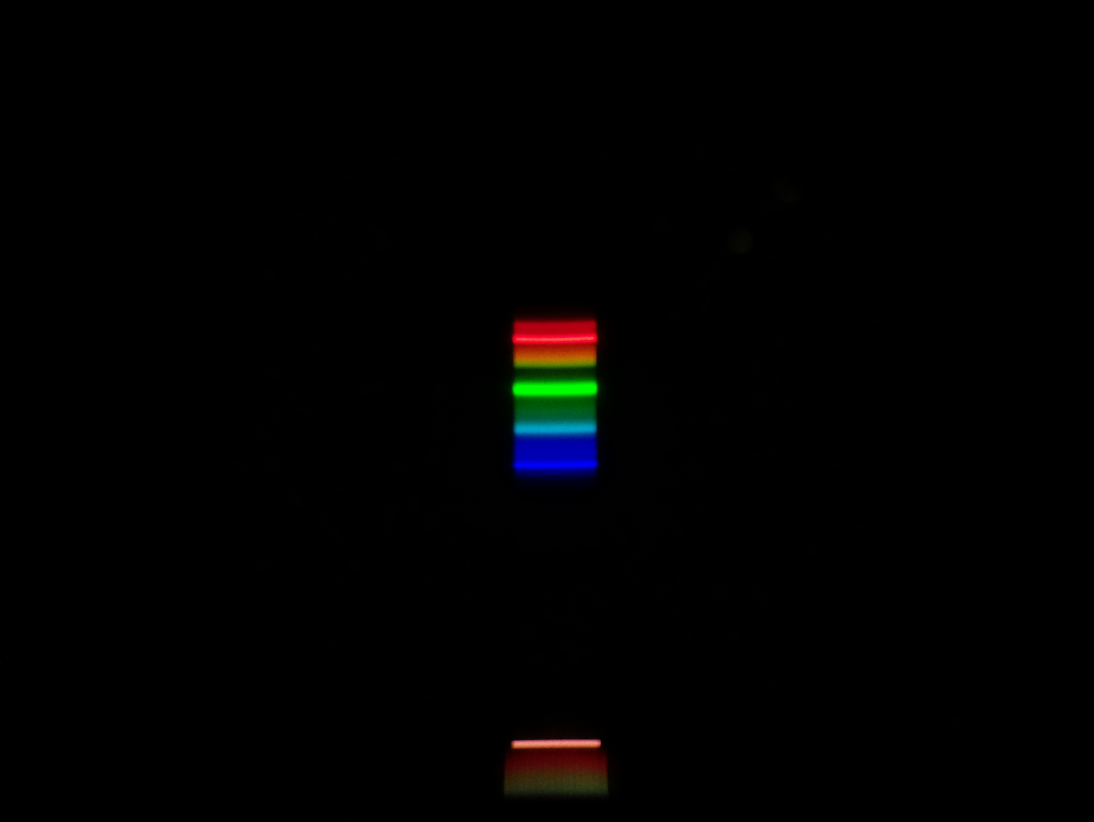
#> input picture Data/mercury_white.jpg, 3280 x 2464 px, found by its file name (shown at 1/3 size)
$ python lightProcessing.py
#> lines starting #> are read from the running program, lines starting #| are printed output that depends on the picture
### lightFunctions.py
import numpy as np
import matplotlib.pyplot as plt
import imageio
from cycler import cycler

def readIntensity(photoName, plotName, lamp, surface):
#> called with photoName = 'mercury_white.jpg', plotName = 'white-mercury', lamp = 'ртутная лампа', surface = 'белый лист'
    photo = imageio.imread(photoName)
#> photo is the input picture: shape (2464, 3280, 3); mean R, G, B 1.3, 1.3, 1.2
    background = photo[900:1500, 1500:1800].swapaxes(0, 1)
    background = background[:, ::-1, :]

    cut = photo[900:1500, 1500:1800].swapaxes(0, 1)
    cut = cut[:, ::-1, :]
    rgb = np.mean(cut, axis=(0))
#> rgb = 600 rows, first 8: [0, 0.36, 1.4], [0, 0.36, 1.4], [0, 0.34, 1.42], [0, 0.34, 1.42], [0.00333, 0.417, 1.36], [0, 0.423, 1.37], [0, 0.393, 1.45], [0, 0.347, 1.4]

    if photoName == "mercury_white.jpg":
        file = open("mean.txt", "w")
        file.write(str(np.argmax(rgb[:, 0])) + "\n")
        file.write(str(np.argmax(rgb[:, 1])) + "\n")
        file.write(str(np.argmax(rgb[:, 2])))
    luma = 0.2989 * rgb[:, 0] + 0.5866 * rgb[:, 1] + 0.1144 * rgb[:, 2]
#> luma = 600 values, max 128.3 at index 335, min 0.338 at index 11, mean 42.19

    plt.rc('axes', prop_cycle=(cycler('color', ['r', 'g', 'b'])))

    fig = plt.figure(figsize=(10, 5), dpi=100)

    plt.title('Интенсивность отражённого излучения\n' + '{} / {}'.format(lamp, surface))
    plt.xlabel('Относительный номер пикселя')
    plt.ylabel('Яркость')

    plt.plot(rgb, label=['r', 'g', 'b'])
    plt.plot(luma, 'w', label='I')
    plt.legend()

    plt.imshow(background, origin='lower')


    plt.savefig(plotName)
    plt.show()
    return luma

### lightProcessing.py
import lightFunctions as j
import matplotlib.pyplot as plt
import numpy as np

luma_white_mercury = j.readIntensity("mercury_white.jpg", "white-mercury", "ртутная лампа", "белый лист")
#> luma_white_mercury has the same summary as luma in readIntensity
luma_blue_tungsten = j.readIntensity("glow_lamp_blue.jpg", "blue-tungsten", "лампа накаливания", "синий лист")
#> call 2 of readIntensity, with photoName = 'glow_lamp_blue.jpg', plotName = 'blue-tungsten', lamp = 'лампа накаливания', surface = 'синий лист'
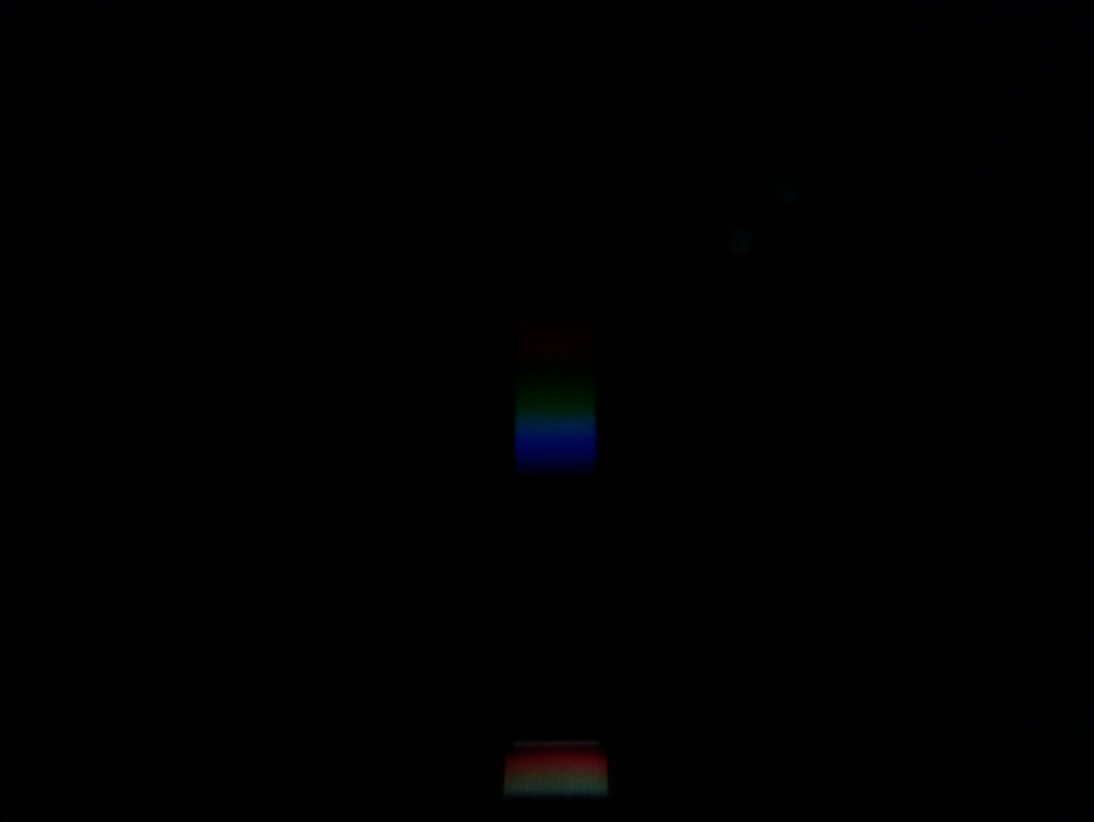
#> input picture Data/glow_lamp_blue.jpg, 3280 x 2464 px, found by its file name (shown at 1/3 size)
#> in readIntensity, photo is the input picture: shape (2464, 3280, 3); mean R, G, B 0.3, 0.9, 0.5
#> in readIntensity (call 2), `rgb = np.mean(cut, axis=(0))`: rgb = 600 rows, first 8: [0, 1, 0], [0, 1, 0], [0, 1, 0], [0, 1, 0.00333], [0, 1.01, 0.0133], [0, 1.01, 0.01], [0, 1.01, 0.00667], [0, 1.01, 0.01]
#> in readIntensity (call 2), `luma = 0.2989 * rgb[:, 0] + 0.5866 * rgb[:, 1] + 0.1144 * rgb[:, 2]`: luma = 600 values, max 20.22 at index 219, min 0.0876 at index 571, mean 5.83
#> luma_blue_tungsten has the same summary as luma in readIntensity
luma_green_tungsten = j.readIntensity("glow_lamp_green.jpg", "green-tungsten", "лампа накаливания", "зеленый лист")
#> call 3 of readIntensity, with photoName = 'glow_lamp_green.jpg', plotName = 'green-tungsten', lamp = 'лампа накаливания', surface = 'зеленый лист'
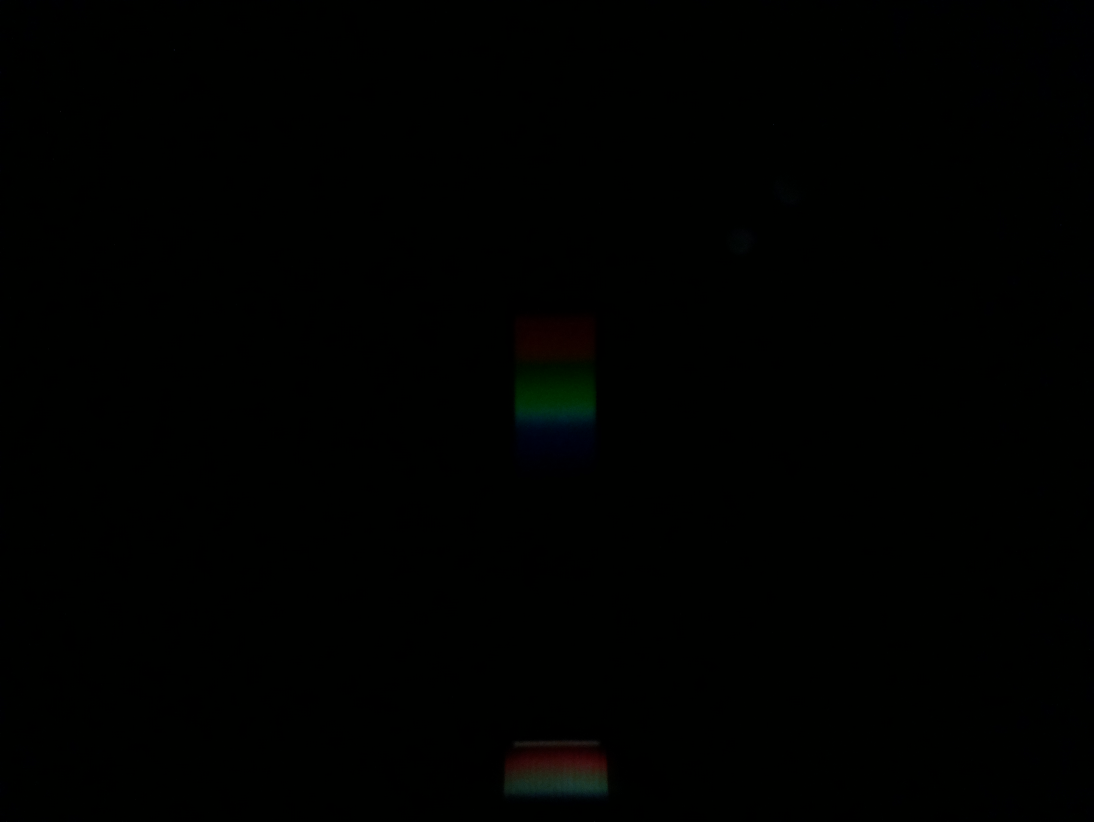
#> input picture Data/glow_lamp_green.jpg, 3280 x 2464 px, found by its file name (shown at 1/3 size)
#> in readIntensity, photo is the input picture: shape (2464, 3280, 3); mean R, G, B 0.3, 1.3, 0.3
#> in readIntensity (call 3), `rgb = np.mean(cut, axis=(0))`: rgb = 600 rows, first 8: [0, 1.01, 0.00667], [0, 1, 0], [0, 0.96, 0], [0, 0.96, 0], [0, 0.967, 0], [0, 0.967, 0], [0, 0.953, 0], [0, 0.957, 0]
#> in readIntensity (call 3), `luma = 0.2989 * rgb[:, 0] + 0.5866 * rgb[:, 1] + 0.1144 * rgb[:, 2]`: luma = 600 values, max 23.46 at index 272, min 0.0391 at index 584, mean 6.48
#> luma_green_tungsten has the same summary as luma in readIntensity
luma_red_tungsten = j.readIntensity("glow_lamp_red.jpg", "red-tungsten", "лампа накаливания", "красный лист")
#> call 4 of readIntensity, with photoName = 'glow_lamp_red.jpg', plotName = 'red-tungsten', lamp = 'лампа накаливания', surface = 'красный лист'
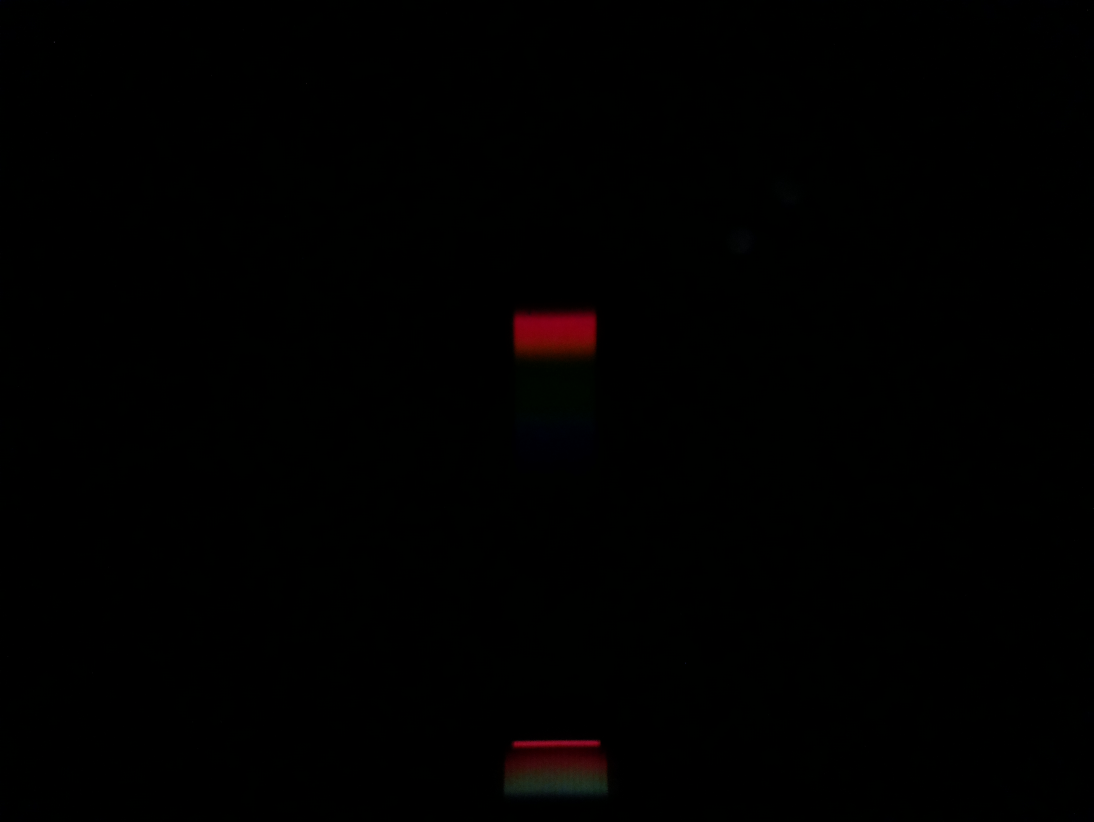
#> input picture Data/glow_lamp_red.jpg, 3280 x 2464 px, found by its file name (shown at 1/3 size)
#> in readIntensity, photo is the input picture: shape (2464, 3280, 3); mean R, G, B 0.7, 0.5, 0.2
#> in readIntensity (call 4), `rgb = np.mean(cut, axis=(0))`: rgb = 600 rows, first 8: [0.00667, 0.53, 0], [0.01, 0.52, 0], [0, 0.443, 0], [0.00667, 0.423, 0], [0.00333, 0.417, 0], [0, 0.413, 0], [0, 0.473, 0], [0, 0.483, 0]
#> in readIntensity (call 4), `luma = 0.2989 * rgb[:, 0] + 0.5866 * rgb[:, 1] + 0.1144 * rgb[:, 2]`: luma = 600 values, max 35.11 at index 528, min 0.24 at index 598, mean 7.85
#> luma_red_tungsten has the same summary as luma in readIntensity
luma_white_tungsten = j.readIntensity("glow_lamp_white.jpg", "white-tungsten", "лампа накаливания", "белый лист")
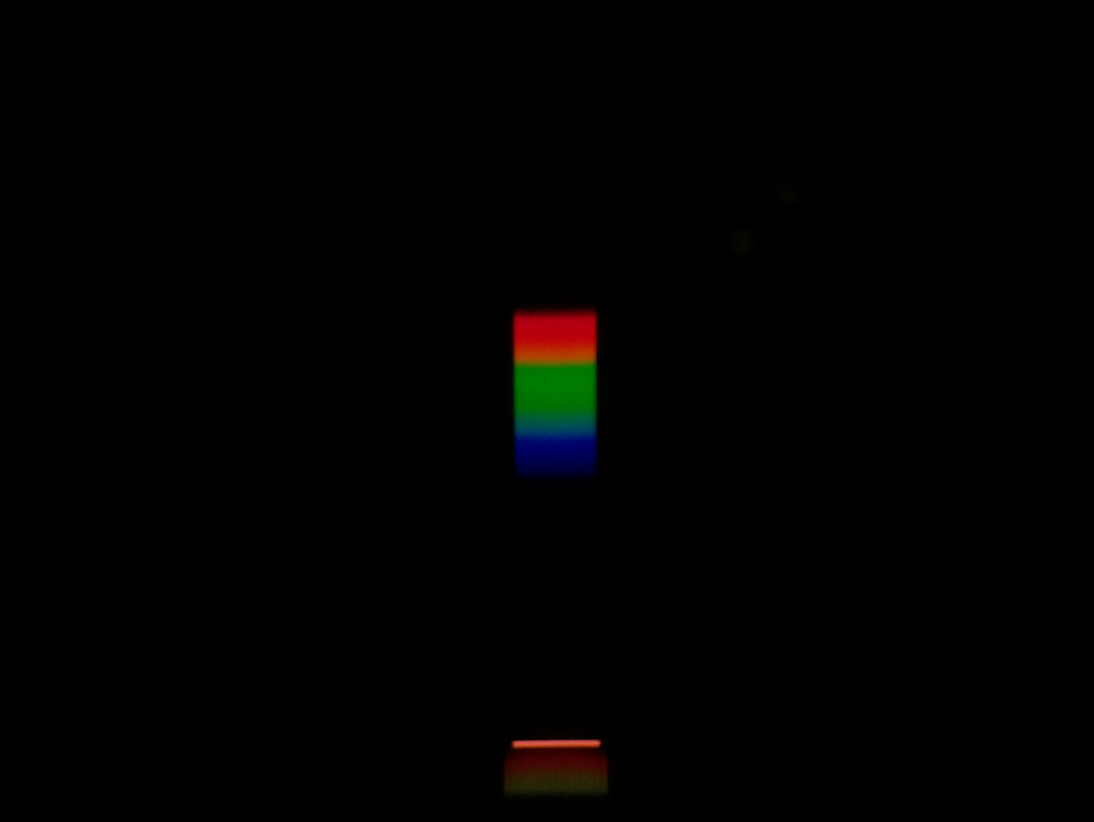
#> input picture Data/glow_lamp_white.jpg, 3280 x 2464 px, found by its file name (shown at 1/3 size)
#> in readIntensity, photo is the input picture: shape (2464, 3280, 3); mean R, G, B 1.3, 1, 0.6
#> in readIntensity (call 5), `background = background[:, ::-1, :]`:
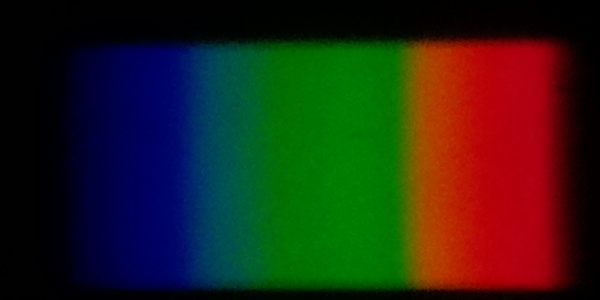
#> background: shape (300, 600, 3); mean R, G, B 37.5, 36.3, 22.1
#> in readIntensity (call 5), `rgb = np.mean(cut, axis=(0))`: rgb = 600 rows, first 8: [0, 0.917, 0], [0, 0.913, 0], [0.00333, 0.943, 0], [0.00333, 0.933, 0], [0.0167, 0.883, 0.0133], [0.02, 0.867, 0.01], [0.00667, 0.873, 0.0133], [0.00333, 0.87, 0.01]
#> in readIntensity (call 5), `luma = 0.2989 * rgb[:, 0] + 0.5866 * rgb[:, 1] + 0.1144 * rgb[:, 2]`: luma = 600 values, max 75.97 at index 423, min 0.318 at index 42, mean 35.04
#> in readIntensity (call 5), `plt.savefig(plotName)`:
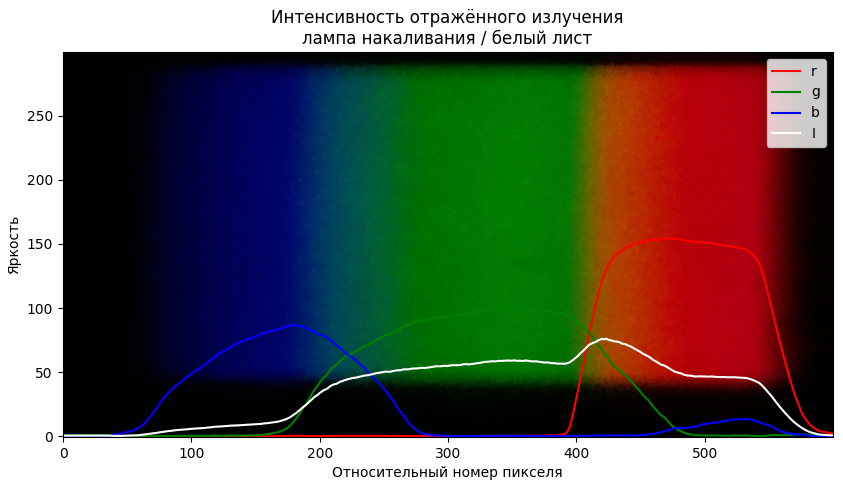
#> figure drawn by matplotlib, 1 panel
#> luma_white_tungsten has the same summary as luma in readIntensity
#> (the run stopped early here; a loop or call above may not have finished)
